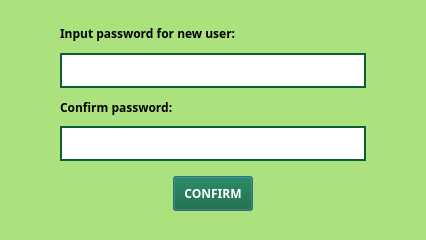
<?xml version="1.0" encoding="UTF-8"?>
<ui version="4.0">
 <class>Dialog</class>
 <widget class="QDialog" name="Dialog">
  <property name="geometry">
   <rect>
    <x>0</x>
    <y>0</y>
    <width>426</width>
    <height>240</height>
   </rect>
  </property>
  <property name="windowTitle">
   <string>Dialog</string>
  </property>
  <property name="styleSheet">
   <string notr="true">QDialog{
	background-color: rgb(171, 226, 125);
	border: 5px solid #ABE27D;
}

QLineEdit{
border: 2px solid #096033;
}

.QPushButton{
background-color: #096033;
color: white;
}</string>
  </property>
  <layout class="QGridLayout" name="gridLayout">
   <item row="0" column="0">
    <spacer name="horizontalSpacer_3">
     <property name="orientation">
      <enum>Qt::Horizontal</enum>
     </property>
     <property name="sizeType">
      <enum>QSizePolicy::Fixed</enum>
     </property>
     <property name="sizeHint" stdset="0">
      <size>
       <width>40</width>
       <height>20</height>
      </size>
     </property>
    </spacer>
   </item>
   <item row="0" column="1">
    <widget class="QWidget" name="widget" native="true">
     <layout class="QVBoxLayout" name="verticalLayout">
      <item>
       <widget class="QLabel" name="label">
        <property name="font">
         <font>
          <family>DM Sans</family>
          <bold>true</bold>
         </font>
        </property>
        <property name="text">
         <string>Input password for new user:</string>
        </property>
       </widget>
      </item>
      <item>
       <widget class="QLineEdit" name="lineEdit_2">
        <property name="minimumSize">
         <size>
          <width>25</width>
          <height>35</height>
         </size>
        </property>
       </widget>
      </item>
      <item>
       <widget class="QLabel" name="label_2">
        <property name="font">
         <font>
          <family>DM Sans</family>
          <bold>true</bold>
         </font>
        </property>
        <property name="text">
         <string>Confirm password:</string>
        </property>
       </widget>
      </item>
      <item>
       <widget class="QLineEdit" name="lineEdit">
        <property name="minimumSize">
         <size>
          <width>25</width>
          <height>35</height>
         </size>
        </property>
       </widget>
      </item>
      <item>
       <widget class="QWidget" name="widget_2" native="true">
        <layout class="QHBoxLayout" name="horizontalLayout">
         <item>
          <spacer name="horizontalSpacer">
           <property name="orientation">
            <enum>Qt::Horizontal</enum>
           </property>
           <property name="sizeHint" stdset="0">
            <size>
             <width>94</width>
             <height>20</height>
            </size>
           </property>
          </spacer>
         </item>
         <item>
          <widget class="QPushButton" name="pushButton">
           <property name="minimumSize">
            <size>
             <width>0</width>
             <height>35</height>
            </size>
           </property>
           <property name="font">
            <font>
             <family>DM Sans</family>
             <bold>true</bold>
            </font>
           </property>
           <property name="text">
            <string>CONFIRM</string>
           </property>
          </widget>
         </item>
         <item>
          <spacer name="horizontalSpacer_2">
           <property name="orientation">
            <enum>Qt::Horizontal</enum>
           </property>
           <property name="sizeHint" stdset="0">
            <size>
             <width>93</width>
             <height>20</height>
            </size>
           </property>
          </spacer>
         </item>
        </layout>
       </widget>
      </item>
     </layout>
    </widget>
   </item>
   <item row="0" column="2">
    <spacer name="horizontalSpacer_4">
     <property name="orientation">
      <enum>Qt::Horizontal</enum>
     </property>
     <property name="sizeType">
      <enum>QSizePolicy::Fixed</enum>
     </property>
     <property name="sizeHint" stdset="0">
      <size>
       <width>40</width>
       <height>20</height>
      </size>
     </property>
    </spacer>
   </item>
  </layout>
 </widget>
 <resources/>
 <connections/>
</ui>
